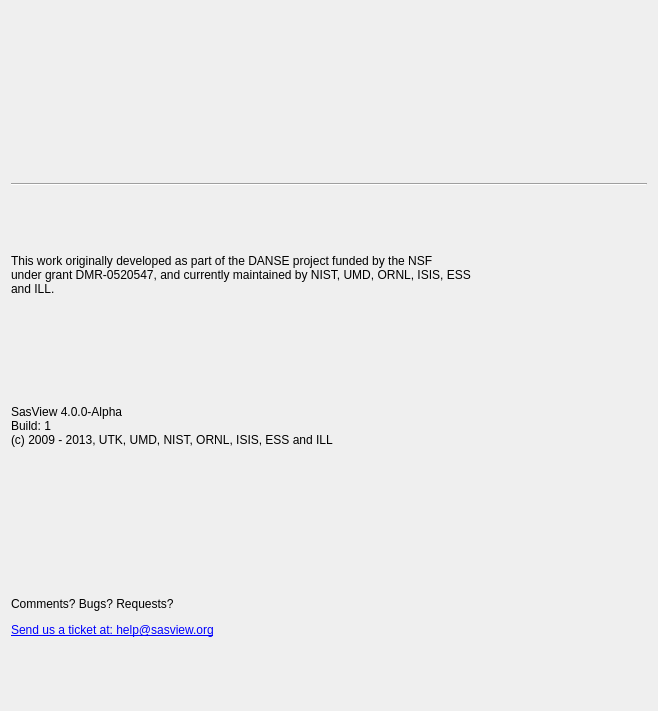
<?xml version="1.0" encoding="UTF-8"?>
<ui version="4.0">
 <class>WelcomePanelUI</class>
 <widget class="QDialog" name="WelcomePanelUI">
  <property name="geometry">
   <rect>
    <x>0</x>
    <y>0</y>
    <width>658</width>
    <height>711</height>
   </rect>
  </property>
  <property name="windowTitle">
   <string>Dialog</string>
  </property>
  <layout class="QGridLayout" name="gridLayout">
   <item row="0" column="0">
    <widget class="QLabel" name="imgSasView">
     <property name="text">
      <string/>
     </property>
     <property name="pixmap">
      <pixmap resource="main_resources.qrc">:/res/SVwelcome.png</pixmap>
     </property>
    </widget>
   </item>
   <item row="1" column="0">
    <widget class="Line" name="line">
     <property name="orientation">
      <enum>Qt::Horizontal</enum>
     </property>
    </widget>
   </item>
   <item row="2" column="0">
    <widget class="QLabel" name="lblAcknowledgements">
     <property name="sizePolicy">
      <sizepolicy hsizetype="Minimum" vsizetype="Minimum">
       <horstretch>0</horstretch>
       <verstretch>0</verstretch>
      </sizepolicy>
     </property>
     <property name="text">
      <string>This work originally developed as part of the DANSE project funded by the NSF
under grant DMR-0520547, and currently maintained by NIST, UMD, ORNL, ISIS, ESS
and ILL.</string>
     </property>
    </widget>
   </item>
   <item row="3" column="0">
    <widget class="QLabel" name="lblVersion">
     <property name="sizePolicy">
      <sizepolicy hsizetype="Minimum" vsizetype="Minimum">
       <horstretch>0</horstretch>
       <verstretch>0</verstretch>
      </sizepolicy>
     </property>
     <property name="text">
      <string>&lt;html&gt;&lt;head/&gt;&lt;body&gt;&lt;p&gt;SasView 4.0.0-Alpha&lt;br/&gt;Build: 1&lt;br/&gt;(c) 2009 - 2013, UTK, UMD, NIST, ORNL, ISIS, ESS and ILL&lt;/p&gt;&lt;p&gt;&lt;br/&gt;&lt;/p&gt;&lt;/body&gt;&lt;/html&gt;</string>
     </property>
    </widget>
   </item>
   <item row="4" column="0">
    <widget class="QLabel" name="lblLink">
     <property name="sizePolicy">
      <sizepolicy hsizetype="Minimum" vsizetype="Minimum">
       <horstretch>0</horstretch>
       <verstretch>0</verstretch>
      </sizepolicy>
     </property>
     <property name="text">
      <string>&lt;html&gt;&lt;head/&gt;&lt;body&gt;&lt;p&gt;Comments? Bugs? Requests?&lt;/p&gt;&lt;p&gt;&lt;a href=&quot;mailto:help@sasview.org&quot;&gt;&lt;span style=&quot; text-decoration: underline; color:#0000ff;&quot;&gt;Send us a ticket at: help@sasview.org&lt;/span&gt;&lt;/a&gt;&lt;/p&gt;&lt;/body&gt;&lt;/html&gt;</string>
     </property>
    </widget>
   </item>
  </layout>
 </widget>
 <resources>
  <include location="main_resources.qrc"/>
 </resources>
 <connections/>
</ui>
